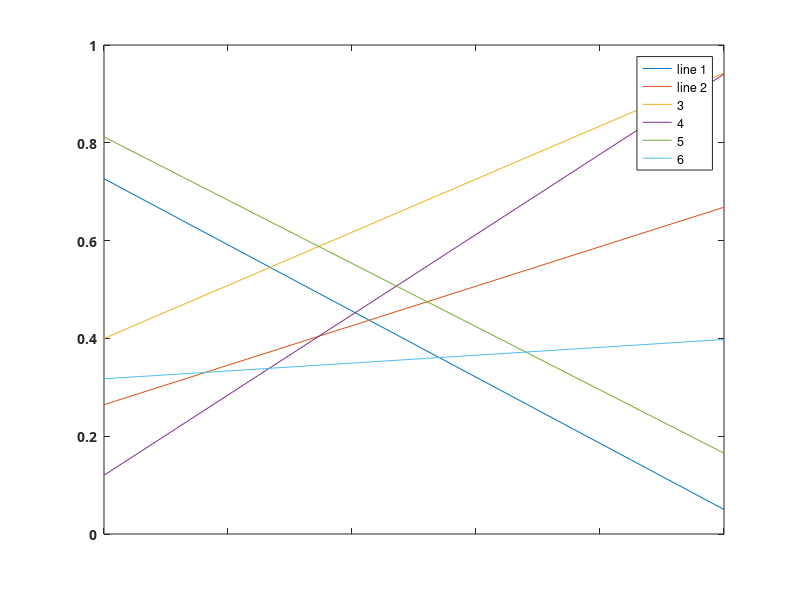

MATLAB code for this plot: (Note: this script raises an error after producing the figure.)
hfig = figure;
set(hfig,'units','centimeters','NumberTitle','off','Name','test03');
pos = get(hfig,'position');
set(hfig,'position',[pos(1:2),8,6]);

%%
plot([0,1],rand(6,2));
hleg=legend('line 1','line 2','3','4','5','6');
ylim([0,1]);
set(gca,'xticklabel','');
set(gca,'fontname','fixedwidth','fontweight','bold');
h6=findobj(hleg,'string','6');
set(h6,'userdata','matlabfrag:Line6');
%%
matlabfrag('graphics/test03');